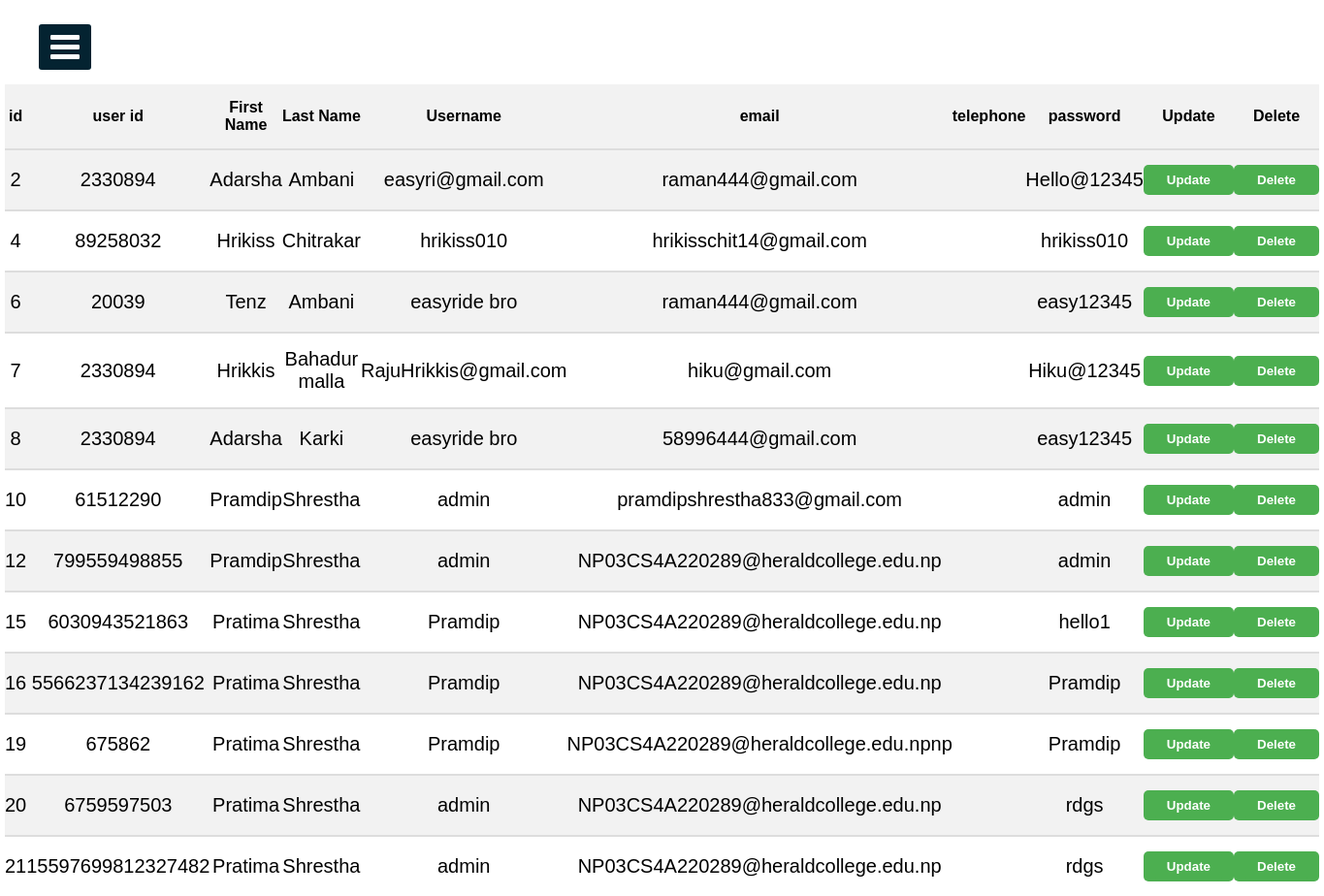
The page /EasyRide_Final/Customermanagerprofile.php on the database its author committed.
### tables this page shows
CREATE TABLE `users` (
  `id` int(11) NOT NULL,
  `user_id` bigint(25) NOT NULL,
  `First_Name` varchar(255) NOT NULL,
  `Last_Name` varchar(255) NOT NULL,
  `username` varchar(255) NOT NULL,
  `email` varchar(255) NOT NULL,
  `password` varchar(255) NOT NULL
);

### EasyRide_Final/Customermanagerprofile.php (the view, shortened to what this page needs)
<?php
include("connection.php");
?>
<!DOCTYPE html>
<html>
<head>
  <link rel="stylesheet" href="sidebar.css">
  <link rel="stylesheet" href="managebuses.css">
  <link rel="stylesheet" href="https://cdnjs.cloudflare.com/ajax/libs/font-awesome/4.7.0/css/font-awesome.min.css">
</head>
<body>
  <label for="check">
    <i class="fa fa-bars" id="btn"></i>
  </label>
  <div class="sidebar2">
    <h1 class="adminTopic">Manage Customer Manager Profiles</h1>
    <?php
      $sqlget="SELECT * FROM users";
      $sqldata=mysqli_query($conn,$sqlget) or die('error getting');
      echo "<table>";
      echo "<tr>
              <th>id</th>
              <th>user id</th>
              <th>First Name</th>
              <th>Last Name</th>
              <th>Username</th>
              <th>email</th>
              <th>telephone</th>
              <th>password</th>
              <th>Update</th>
              <th>Delete</th>
            </tr>";
      while ($row=mysqli_fetch_array($sqldata,MYSQLI_ASSOC)) {
        echo "<tr><td>";
        echo $row['id'];
        echo "</td><td>";
        echo $row['user_id'];
        echo "</td><td>";
        echo $row['First_Name'];
        echo "</td><td>";
        echo $row['Last_Name'];
        echo "</td><td>";
        echo $row['username'];
        echo "</td><td>";
        echo $row['email'];
        echo "</td><td>";
        echo "</td><td>";
        echo $row['password'];
        echo "</td>";
        ?>
        <td>
          <button>
            <a href="updateCustomerManagerProfile.php?id=<?php echo $row['id'];?>">
              Update
            </a>
          </button>
        </td>
        <td>
          <button>
            <a href="DeleteCustomerProfile.php?id=<?php echo $row['id'];?>">
              Delete
            </a>
          </button>
        </td>
        <?php
      }
      echo "</table>";
    ?>
</body>
</html>

### EasyRide_Final/sidebar.css (style rules this page uses)
* { margin: 0; padding: 0; list-style: none; text-decoration: none; }
label #btn, label #cancle { position: absolute; cursor: pointer; background: #042331; color: #fff; border-radius: 3px; }
label #btn { left: 40px; top: 25px; font-size: 35px; color: #fff; padding: 6px 12px; transition: all 0.5s; }

### EasyRide_Final/managebuses.css (style rules this page uses)
body { background-image: url("1.jpg"); background-position: center; background-size: cover; height: 700px; background-repeat: no-repeat; background-attachment: fixed; font-family: Arial, sans-serif; }
.adminTopic { text-align: center; color: #fff; }
table { width: 80%; margin: auto; border-collapse: collapse; text-align: center; margin-top: 50px; background-color: rgba(255, 255, 255, 0.9); border-radius: 10px; }
table th { background-color: #f2f2f2; border-bottom: 2px solid #ddd; padding: 15px 0; font-weight: bold; }
table tr:nth-child(even) { background-color: #f2f2f2; }
table tr td { border-bottom: 2px solid #ddd; padding: 15px 0; font-size: 20px; }
table tr:last-child td { border-bottom: none; }
table tr td a { color: white; border-radius: 5px; padding: 8px 12px; text-decoration: none; font-weight: bold; background-color: #4CAF50; transition: background-color 0.3s; }
table tr td button { padding: 8px 12px; border: none; border-radius: 5px; background-color: #4CAF50; color: white; cursor: pointer; transition: background-color 0.3s; }

### rows shown on the page
users: id "2", user "2330894", First_Name "Adarsha", Last_Name "Ambani", username "easyri@gmail.com", email "raman444@gmail.com", password "Hello@12345"
users: id "4", user "89258032", First_Name "Hrikiss", Last_Name "Chitrakar", username "hrikiss010", email "hrikisschit14@gmail.com", password "hrikiss010"
users: id "6", user "20039", First_Name "Tenz", Last_Name "Ambani", username "easyride bro", email "raman444@gmail.com", password "easy12345"
users: id "7", user "2330894", First_Name "Hrikkis", Last_Name "Bahadur malla", username "RajuHrikkis@gmail.com", email "hiku@gmail.com", password "Hiku@12345"
users: id "8", user "2330894", First_Name "Adarsha", Last_Name "Karki", username "easyride bro", email "58996444@gmail.com", password "easy12345"
users: id "10", user "61512290", First_Name "Pramdip", Last_Name "Shrestha", username "admin", email "pramdipshrestha833@gmail.com", password "admin"
users: id "12", user "799559498855", First_Name "Pramdip", Last_Name "Shrestha", username "admin", email "NP03CS4A220289@heraldcollege.edu.np", password "admin"
users: id "15", user "6030943521863", First_Name "Pratima", Last_Name "Shrestha", username "Pramdip", email "NP03CS4A220289@heraldcollege.edu.np", password "hello1"
users: id "16", user "5566237134239162", First_Name "Pratima", Last_Name "Shrestha", username "Pramdip", email "NP03CS4A220289@heraldcollege.edu.np", password "Pramdip"
users: id "19", user "675862", First_Name "Pratima", Last_Name "Shrestha", username "Pramdip", email "NP03CS4A220289@heraldcollege.edu.npnp", password "Pramdip"
users: id "20", user "6759597503", First_Name "Pratima", Last_Name "Shrestha", username "admin", email "NP03CS4A220289@heraldcollege.edu.np", password "rdgs"
users: id "21", user "15597699812327482", First_Name "Pratima", Last_Name "Shrestha", username "admin", email "NP03CS4A220289@heraldcollege.edu.np", password "rdgs"
